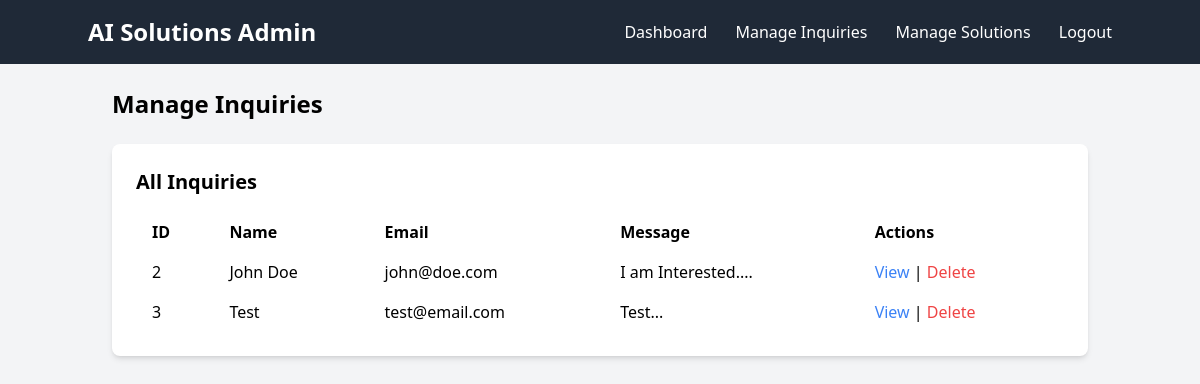
Screenshot of /admin/manage_inquiries.php (signed in) with the database file from the repository.
### tables this page shows
CREATE TABLE `inquiries` (
  `id` int(11) NOT NULL,
  `name` varchar(255) NOT NULL,
  `email` varchar(255) NOT NULL,
  `message` text NOT NULL,
  `submitted_at` timestamp NOT NULL DEFAULT current_timestamp()
);

### admin/manage_inquiries.php (the view, shortened to what this page needs)
<?php
include('../config/db.php');
$sql = "SELECT * FROM inquiries";
$result = $conn->query($sql);
?>
<!DOCTYPE html>
<html lang="en">
<head>
    <script src="https://cdn.tailwindcss.com"></script>
</head>
<body class="bg-gray-100">
    <?php include('admin-navbar.php'); ?>
    <div class="container mx-auto p-6">
        <h2 class="text-2xl font-bold mb-6">Manage Inquiries</h2>
        <div class="bg-white p-6 rounded-lg shadow-md">
            <h3 class="text-xl font-semibold mb-4">All Inquiries</h3>
            <?php if ($result->num_rows > 0) : ?>
            <table class="w-full text-left table-auto">
                <thead>
                    <tr>
                        <th class="px-4 py-2">ID</th>
                        <th class="px-4 py-2">Name</th>
                        <th class="px-4 py-2">Email</th>
                        <th class="px-4 py-2">Message</th>
                        <th class="px-4 py-2">Actions</th>
                    </tr>
                </thead>
                <tbody>
                    <?php while ($row = $result->fetch_assoc()) : ?>
                    <tr>
                        <td class="px-4 py-2"><?php echo $row['id']; ?></td>
                        <td class="px-4 py-2"><?php echo $row['name']; ?></td>
                        <td class="px-4 py-2"><?php echo $row['email']; ?></td>
                        <td class="px-4 py-2"><?php echo substr($row['message'], 0, 50); ?>...</td>
                        <td class="px-4 py-2">
                            <a href="view_inquiry.php?id=<?php echo $row['id']; ?>"
                                class="text-blue-500 hover:text-blue-700">View</a> |
                            <a href="?delete_id=<?php echo $row['id']; ?>"
                                class="text-red-500 hover:text-red-700">Delete</a>
                        </td>
                    </tr>
                    <?php endwhile; ?>
                </tbody>
            </table>
            <?php else : ?>
            <p>No inquiries found.</p>
            <?php endif; ?>
        </div>
    </div>
</body>
</html>

### rows the page displays
inquiries: id "2", name "John Doe", email "john@doe.com", message "I am Interested."
inquiries: id "3", name "Test", email "test@email.com", message "Test"
